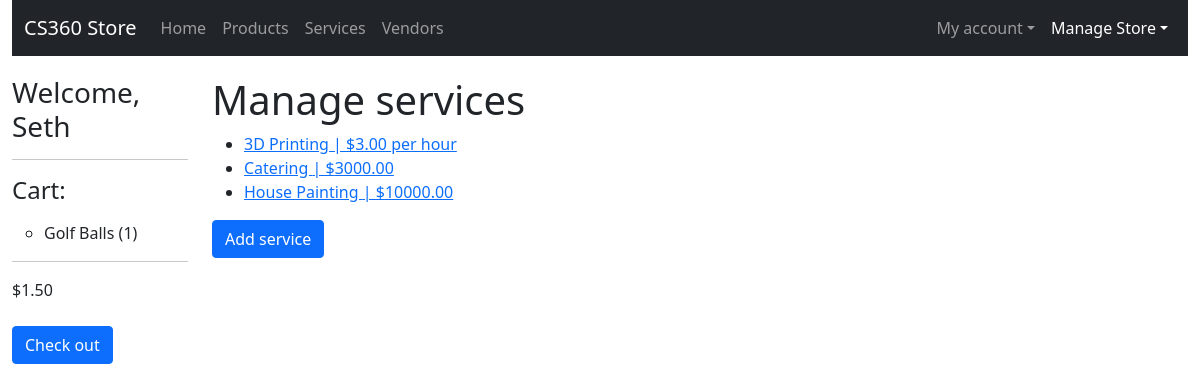
The page /store/manage-services/ (signed in) on the database its author committed.
### storeApp/models.py (models this page shows, shortened)
class CartProduct(models.Model):
    id = models.UUIDField(primary_key=True, default=uuid.uuid4, help_text="Unique ID for this product in cart", editable=False)
    cart = models.ForeignKey(Cart, on_delete=models.CASCADE,)
    product = models.ForeignKey(ProductListing, on_delete=models.RESTRICT)
    quantity = models.IntegerField(default=0, validators=[MaxValueValidator(9999)])

class ProductListing(models.Model):
    id = models.UUIDField(primary_key=True, default=uuid.uuid4, help_text="Unique ID for this particular order", editable=False)
    active = models.BooleanField(default=True)
    name = models.CharField(max_length=200, help_text="Enter a name for your product.")
    imageURL = models.URLField(max_length=200, help_text="Enter image URL", default="https://picsum.photos/400/300")
    price = models.DecimalField(decimal_places=2, max_digits=7) # allows max price of $99,999.99
    description = models.TextField()
    quantity_available = models.IntegerField(help_text="How many are available? Leave blank if unlimited.", null=True, blank=True)
    restockDate = models.DateField(help_text="Leave blank if N/A",null=True, blank=True)
    vendor = models.ForeignKey(Vendor, on_delete=models.RESTRICT)
    tags = models.ManyToManyField(ProductTag, blank=True)
    def list_tags(self):
        return ', '.join(tag.name for tag in self.tags.all()[:3])
    list_tags.short_description = 'Tags'
    class Meta:
        permissions = (("can_set_active", "Set product as active"),)

class Cart(models.Model):
    id = models.UUIDField(primary_key=True, default=uuid.uuid4, help_text="Unique ID for this user's cart", editable=False)
    user = models.OneToOneField(User, on_delete=models.CASCADE, null=False)
    subtotal = models.DecimalField(decimal_places=2, max_digits=7, default=0)

class ServiceListing(models.Model):
    id = models.UUIDField(primary_key=True, default=uuid.uuid4, help_text="Unique ID for this particular service", editable=False)
    active = models.BooleanField(default=True)
    name = models.CharField(max_length=200, help_text="Enter a name for your service.")
    imageURL = models.URLField(max_length=200, help_text="Enter image URL", blank="True", null=True, default="https://picsum.photos/400/300")
    price = models.DecimalField(help_text="Max: 99,999.99. Set 0 \'Free\'", max_digits=7, decimal_places=2) # allows max price of $99,999.99
    price_per_hour = models.BooleanField(help_text="Is this service priced per hour?", default=False)
    description = models.TextField()
    service_area = models.IntegerField(help_text="Enter miles from your Business Address that you service.")
    days_available = models.CharField(max_length=200, help_text="Enter the days/times this service is available, i.e. M-Th 9-5, Fri-Sun 10-1", null=True, blank=True)
    vendor = models.ForeignKey(Vendor, on_delete=models.RESTRICT)
    tags = models.ManyToManyField(ServiceTag, blank=True)
    def list_tags(self):
        return ', '.join(tag.name for tag in self.tags.all()[:3])
    list_tags.short_description = 'Tags'

### storeApp/views.py (the view)
# urls.py: path('manage-services/', views.ManageServicesView.as_view(), name='manage-services'),
class ManageServicesView(PermissionRequiredMixin, generic.ListView):
    model = ServiceListing
    template_name = 'storeApp/vendors/manage_services.html'
    permission_required = 'storeApp.can_set_active'
    def get_queryset(self):
        return ServiceListing.objects.filter(vendor=self.request.user.vendor).order_by('name')

### storeApp/templates/storeApp/vendors/manage_services.html (shortened to what this page needs)
{% extends "base_generic.html" %}
{% block content %}
    <h1>Manage services</h1>
    <ul>
    {% if servicelisting_list %}
        {% for service in servicelisting_list %}
            <li><a href="{% url 'update-service' service.id %}">{{ service.name }} | ${{ service.price }}{% if service.price_per_hour %} per hour{% endif %}</a></li>
        {% endfor %}
    {% endif %}
</ul>
<a href="{% url 'create-service' %}" class="btn btn-primary">Add service</a>
{% endblock content %}

### storeApp/templates/base_generic.html (shortened to what this page needs)
<!DOCTYPE html>
<html lang="en">
<head>
  <link href="https://cdn.jsdelivr.net/npm/bootstrap@5.0.2/dist/css/bootstrap.min.css" rel="stylesheet">
  {% load static %}
  <link rel="stylesheet" href="{% static 'css/styles.css' %}">
</head>
<body>
  <div class="container-fluid">
    <nav class="navbar navbar-expand-md navbar-dark bg-dark" aria-label="Fourth navbar example">
      <div class="container-fluid">
        <a class="navbar-brand" href="{% url 'index' %}">CS360 Store</a>
        <div class="collapse navbar-collapse" id="navbarsExample04">
          <ul class="navbar-nav me-auto mb-2 mb-md-0">
            <li class="nav-item"><a class="nav-link {% if request.resolver_match.url_name == 'index' %}active{% endif %}" href="{% url 'index' %}">Home</a></li>
            <li class="nav-item"><a class="nav-link {% if request.resolver_match.url_name == 'products' %}active{% endif %}" href="{% url 'products' %}">Products</a></li>
            <li class="nav-item"><a class="nav-link {% if request.resolver_match.url_name == 'services' %}active{% endif %}" href="{% url 'services' %}">Services</a></li>
            <li class="nav-item"><a class="nav-link {% if request.resolver_match.url_name == 'vendors' %}active{% endif %}" href="{% url 'vendors' %}">Vendors</a></li>
          </ul>
          <ul class="navbar-nav">
            {% if user.is_authenticated %}
            <li class="nav-item dropdown">
              <a class="nav-link dropdown-toggle " href="#" id="dropdown04" data-bs-toggle="dropdown" aria-expanded="false">My account</a>
            </li>
            {% else %}
            <li class="nav-item"><a class="nav-link" href="{% url 'login' %}">Log in</a></li>
            {% endif %}
            {% if perms.storeApp.can_set_active %}
            <li class="nav-item dropdown">
              <a class="nav-link dropdown-toggle {% if request.resolver_match.url_name == 'manage-products' or request.resolver_match.url_name == 'manage-services' or request.resolver_match.url_name == 'manage-product-orders' or request.resolver_match.url_name == 'manage-service-orders' %}active{% endif %}" href="#" id="dropdown05" data-bs-toggle="dropdown" aria-expanded="false">Manage Store</a>
            </li>
            {% endif %}
          </ul>
        </div>
      </div>
    </nav>
    <div class="row">
      <div class="col-sm-2">
      {% block sidebar %}
        <ul class="sidebar-nav">
          {% if user.is_authenticated %}
          <h3>Welcome, {{ user.first_name }}</h3>
          {% endif %}
          {% if user.cart.cartproduct_set.all or user.cart.cartservice_set.all %}
          <hr/>
          <h4 class="mb-3">Cart:</h4>
          {% else %}
          <p>Add something to your cart to get started!</p>
          {% endif %}
          {% if user.cart.cartproduct_set.all %}
            <ul>
              {% for cproduct in  user.cart.cartproduct_set.all %}
              <li>{{ cproduct.product.name }} ({{ cproduct.quantity }})</li>
              {% endfor %}
            </ul>
            <hr/>
            <p>${{ user.cart.subtotal }}</p>
            <a class="btn btn-primary mt-2" href="{% url 'my-cart' %}">Check out</a>
          {% endif %}
     {% endblock %}
      </div>
      <div class="col-sm-10 ">{% block content %}{% endblock %}</div>
    </div>
  </div>
</body>
</html>

### storeApp/static/css/styles.css (style rules this page uses)
.sidebar-nav { margin-top: 20px; padding: 0; list-style: none; }
h1 { margin-top: 20px; }

### rows shown on the page
CartProduct: product.name "Golf Balls", quantity "1"
ServiceListing: name "3D Printing", price "3.00", price_per_hour "per hour"
ServiceListing: name "Catering", price "3000.00"
ServiceListing: name "House Painting", price "10000.00"

### other values the page prints
{{ user.first_name }} "Seth"
{{ user.cart.subtotal }} "1.50"
